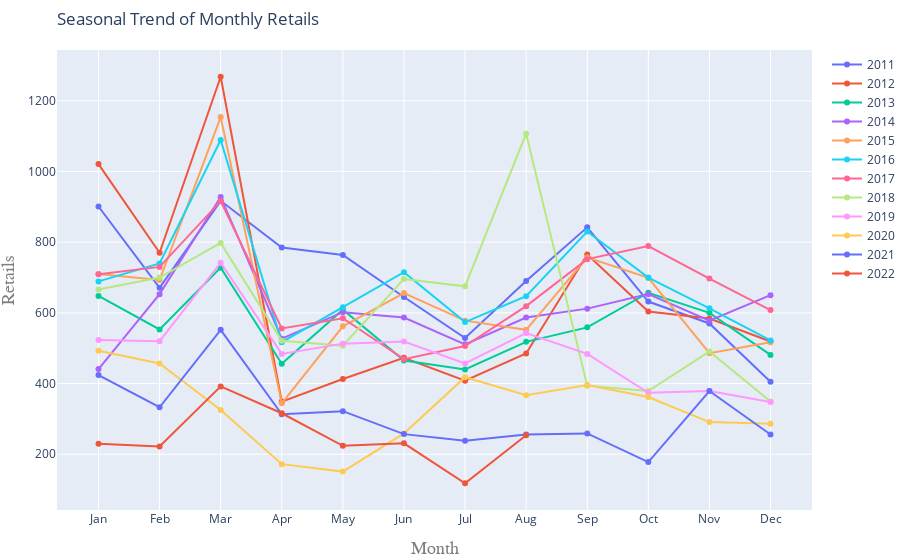

Notebook source saved alongside this figure:
### Markdown cell above
### Seasonal Trend

### Code cell
import ipywidgets as widgets
import plotly.graph_objs as go

#Generate a widget
widget = widgets.IntRangeSlider(value=[2011, 2022], min=2011, max=2022, step=1, description='Time Period:', 
        disabled=False, continuous_update=True, orientation='horizontal', readout=True, readout_format='d')
widget

#Prepare Data
years = widget.value
years = list(range(years[0],years[1]+1))
df['Year'] = pd.DatetimeIndex(df.index).year
df['Month'] = [d.strftime('%b') for d in df.index]

#Draw Plot
fig = go.Figure()
for i,y in enumerate(years):
    if i<len(years):
        fig.add_trace(go.Scatter(
            x=df[df['Year']==years[i]].Month.tolist(),
            y=df[df['Year']==years[i]].Orders.round(2).tolist(),
            name=str(years[i])))
fig.update_layout(title=go.layout.Title(
        text="Seasonal Trend of Monthly Retails",
        xref="paper",
        x=0),
    margin=dict(l=10, r=0, t=50, b=50),
    xaxis=go.layout.XAxis(title=go.layout.xaxis.Title(text="Month",font=dict(
                family="Courier New, monospace",
                size=18,
                color="#7f7f7f"))),
    yaxis=go.layout.YAxis(title=go.layout.yaxis.Title(text="Retails",font=dict(
                family="Courier New, monospace",
                size=18,
                color="#7f7f7f"))))
fig.update_yaxes(nticks=10)
   
fig.show()

### Figure 1 — Plotly figure (JSON) as saved in the notebook; plotly's stock layout.template omitted (floating-point values rounded to 4 significant figures)
{"data": [{"name": "2011", "type": "scatter", "x": ["Jan", "Feb", "Mar", "Apr", "May", "Jun", "Jul", "Aug", "Sep", "Oct", "Nov", "Dec"], "y": [901, 671, 917, 785, 764, 645, 529, 690, 842, 632, 570, 405]}, {"name": "2012", "type": "scatter", "x": ["Jan", "Feb", "Mar", "Apr", "May", "Jun", "Jul", "Aug", "Sep", "Oct", "Nov", "Dec"], "y": [1021, 770, 1268, 349, 413, 473, 408, 485, 765, 604, 584, 519]}, {"name": "2013", "type": "scatter", "x": ["Jan", "Feb", "Mar", "Apr", "May", "Jun", "Jul", "Aug", "Sep", "Oct", "Nov", "Dec"], "y": [648, 553, 728, 456, 609, 465, 440, 518, 559, 657, 600, 481]}, {"name": "2014", "type": "scatter", "x": ["Jan", "Feb", "Mar", "Apr", "May", "Jun", "Jul", "Aug", "Sep", "Oct", "Nov", "Dec"], "y": [441, 653, 928, 527, 602, 587, 511, 587, 612, 653, 578, 650]}, {"name": "2015", "type": "scatter", "x": ["Jan", "Feb", "Mar", "Apr", "May", "Jun", "Jul", "Aug", "Sep", "Oct", "Nov", "Dec"], "y": [710, 693, 1154, 344, 562, 656, 578, 552, 757, 699, 486, 517]}, {"name": "2016", "type": "scatter", "x": ["Jan", "Feb", "Mar", "Apr", "May", "Jun", "Jul", "Aug", "Sep", "Oct", "Nov", "Dec"], "y": [689, 740, 1089, 517, 616, 715, 574, 647, 830, 700, 613, 522]}, {"name": "2017", "type": "scatter", "x": ["Jan", "Feb", "Mar", "Apr", "May", "Jun", "Jul", "Aug", "Sep", "Oct", "Nov", "Dec"], "y": [709, 730, 916, 556, 585, 469, 506, 619, 752, 789, 697, 608]}, {"name": "2018", "type": "scatter", "x": ["Jan", "Feb", "Mar", "Apr", "May", "Jun", "Jul", "Aug", "Sep", "Oct", "Nov", "Dec"], "y": [666, 700, 798, 521, 507, 696, 675, 1107, 394, 379, 491, 349]}, {"name": "2019", "type": "scatter", "x": ["Jan", "Feb", "Mar", "Apr", "May", "Jun", "Jul", "Aug", "Sep", "Oct", "Nov", "Dec"], "y": [523, 520, 742, 484, 513, 519, 457, 543, 484, 374, 379, 348]}, {"name": "2020", "type": "scatter", "x": ["Jan", "Feb", "Mar", "Apr", "May", "Jun", "Jul", "Aug", "Sep", "Oct", "Nov", "Dec"], "y": [493, 457, 325, 172, 151, 259, 418, 367, 396, 362, 291, 286]}, {"name": "2021", "type": "scatter", "x": ["Jan", "Feb", "Mar", "Apr", "May", "Jun", "Jul", "Aug", "Sep", "Oct", "Nov", "Dec"], "y": [424, 333, 552, 313, 322, 257, 238, 256, 259, 178, 379, 256]}, {"name": "2022", "type": "scatter", "x": ["Jan", "Feb", "Mar", "Apr", "May", "Jun", "Jul", "Aug"], "y": [230, 222, 392, 316, 224, 231, 118, 254]}], "layout": {"margin": {"b": 50, "l": 10, "r": 0, "t": 50}, "title": {"text": "Seasonal Trend of Monthly Retails", "x": 0, "xref": "paper"}, "xaxis": {"title": {"font": {"color": "#7f7f7f", "family": "Courier New, monospace", "size": 18}, "text": "Month"}}, "yaxis": {"nticks": 10, "title": {"font": {"color": "#7f7f7f", "family": "Courier New, monospace", "size": 18}, "text": "Retails"}}}}
